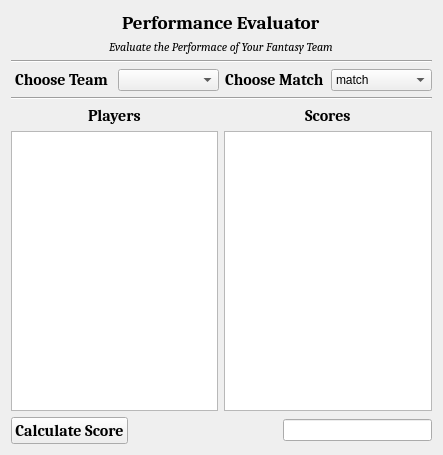
<?xml version="1.0" encoding="UTF-8"?>
<ui version="4.0">
 <class>Form</class>
 <widget class="QWidget" name="Form">
  <property name="geometry">
   <rect>
    <x>0</x>
    <y>0</y>
    <width>443</width>
    <height>455</height>
   </rect>
  </property>
  <property name="windowTitle">
   <string>Form</string>
  </property>
  <layout class="QVBoxLayout" name="verticalLayout">
   <item>
    <layout class="QHBoxLayout" name="horizontalLayout_3">
     <item alignment="Qt::AlignHCenter|Qt::AlignVCenter">
      <widget class="QLabel" name="label_title">
       <property name="font">
        <font>
         <family>Cambria</family>
         <pointsize>14</pointsize>
         <weight>75</weight>
         <bold>true</bold>
        </font>
       </property>
       <property name="text">
        <string>Performance Evaluator</string>
       </property>
      </widget>
     </item>
    </layout>
   </item>
   <item>
    <layout class="QHBoxLayout" name="horizontalLayout_2">
     <item alignment="Qt::AlignHCenter|Qt::AlignVCenter">
      <widget class="QLabel" name="label_explain">
       <property name="font">
        <font>
         <family>Cambria</family>
         <pointsize>9</pointsize>
         <italic>true</italic>
        </font>
       </property>
       <property name="text">
        <string>Evaluate the Performace of Your Fantasy Team</string>
       </property>
      </widget>
     </item>
    </layout>
   </item>
   <item>
    <widget class="Line" name="line">
     <property name="orientation">
      <enum>Qt::Horizontal</enum>
     </property>
    </widget>
   </item>
   <item>
    <layout class="QHBoxLayout" name="horizontalLayout">
     <item alignment="Qt::AlignHCenter|Qt::AlignVCenter">
      <widget class="QLabel" name="label_ct">
       <property name="font">
        <font>
         <family>Cambria</family>
         <pointsize>12</pointsize>
         <weight>75</weight>
         <bold>true</bold>
        </font>
       </property>
       <property name="text">
        <string>Choose Team</string>
       </property>
      </widget>
     </item>
     <item>
      <widget class="QComboBox" name="cb_ct"/>
     </item>
     <item alignment="Qt::AlignHCenter|Qt::AlignVCenter">
      <widget class="QLabel" name="label_cm">
       <property name="font">
        <font>
         <family>Cambria</family>
         <pointsize>12</pointsize>
         <weight>75</weight>
         <bold>true</bold>
        </font>
       </property>
       <property name="text">
        <string>Choose Match</string>
       </property>
      </widget>
     </item>
     <item>
      <widget class="QComboBox" name="cb_cm">
       <item>
        <property name="text">
         <string>match</string>
        </property>
       </item>
       <item>
        <property name="text">
         <string>match2</string>
        </property>
       </item>
       <item>
        <property name="text">
         <string>match3</string>
        </property>
       </item>
      </widget>
     </item>
    </layout>
   </item>
   <item>
    <widget class="Line" name="line_2">
     <property name="orientation">
      <enum>Qt::Horizontal</enum>
     </property>
    </widget>
   </item>
   <item>
    <layout class="QHBoxLayout" name="horizontalLayout_4">
     <item alignment="Qt::AlignHCenter|Qt::AlignVCenter">
      <widget class="QLabel" name="label_pname">
       <property name="font">
        <font>
         <family>Cambria</family>
         <pointsize>12</pointsize>
         <weight>75</weight>
         <bold>true</bold>
        </font>
       </property>
       <property name="text">
        <string>Players</string>
       </property>
      </widget>
     </item>
     <item alignment="Qt::AlignHCenter|Qt::AlignVCenter">
      <widget class="QLabel" name="label_sname">
       <property name="font">
        <font>
         <family>Cambria</family>
         <pointsize>12</pointsize>
         <weight>75</weight>
         <bold>true</bold>
        </font>
       </property>
       <property name="text">
        <string>Scores</string>
       </property>
      </widget>
     </item>
    </layout>
   </item>
   <item>
    <layout class="QHBoxLayout" name="horizontalLayout_5">
     <item>
      <widget class="QListWidget" name="lw_players"/>
     </item>
     <item>
      <spacer name="horizontalSpacer">
       <property name="orientation">
        <enum>Qt::Horizontal</enum>
       </property>
       <property name="sizeHint" stdset="0">
        <size>
         <width>40</width>
         <height>20</height>
        </size>
       </property>
      </spacer>
     </item>
     <item>
      <widget class="QListWidget" name="lw_scores"/>
     </item>
    </layout>
   </item>
   <item>
    <layout class="QHBoxLayout" name="horizontalLayout_6">
     <item alignment="Qt::AlignLeft">
      <widget class="QPushButton" name="pb_score">
       <property name="minimumSize">
        <size>
         <width>75</width>
         <height>0</height>
        </size>
       </property>
       <property name="font">
        <font>
         <family>Cambria</family>
         <pointsize>12</pointsize>
         <weight>75</weight>
         <bold>true</bold>
        </font>
       </property>
       <property name="text">
        <string>Calculate Score</string>
       </property>
      </widget>
     </item>
     <item>
      <spacer name="horizontalSpacer_2">
       <property name="orientation">
        <enum>Qt::Horizontal</enum>
       </property>
       <property name="sizeHint" stdset="0">
        <size>
         <width>40</width>
         <height>20</height>
        </size>
       </property>
      </spacer>
     </item>
     <item>
      <widget class="QLineEdit" name="le_score"/>
     </item>
    </layout>
   </item>
  </layout>
 </widget>
 <resources/>
 <connections/>
</ui>
